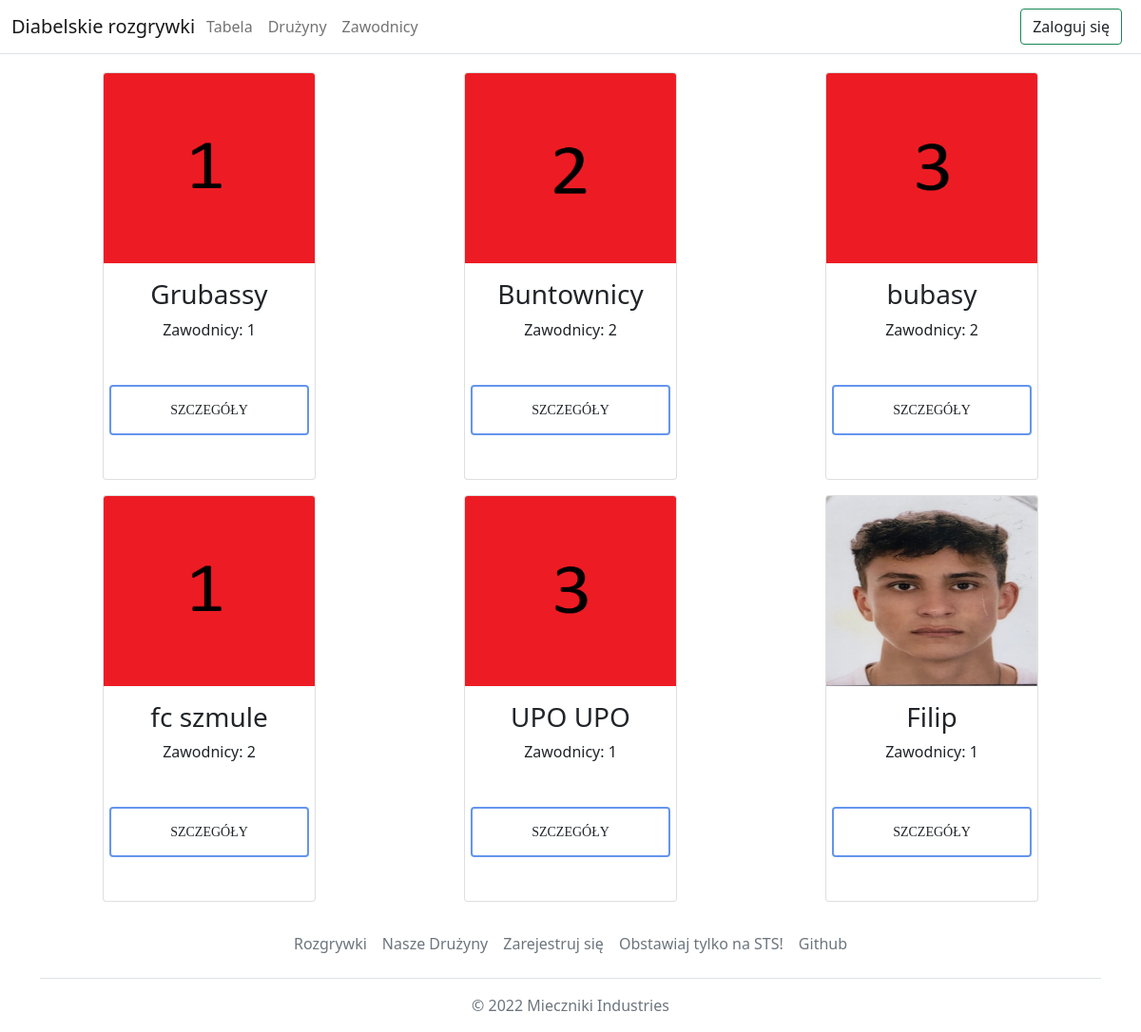
Before: /teams/ with the older database file.
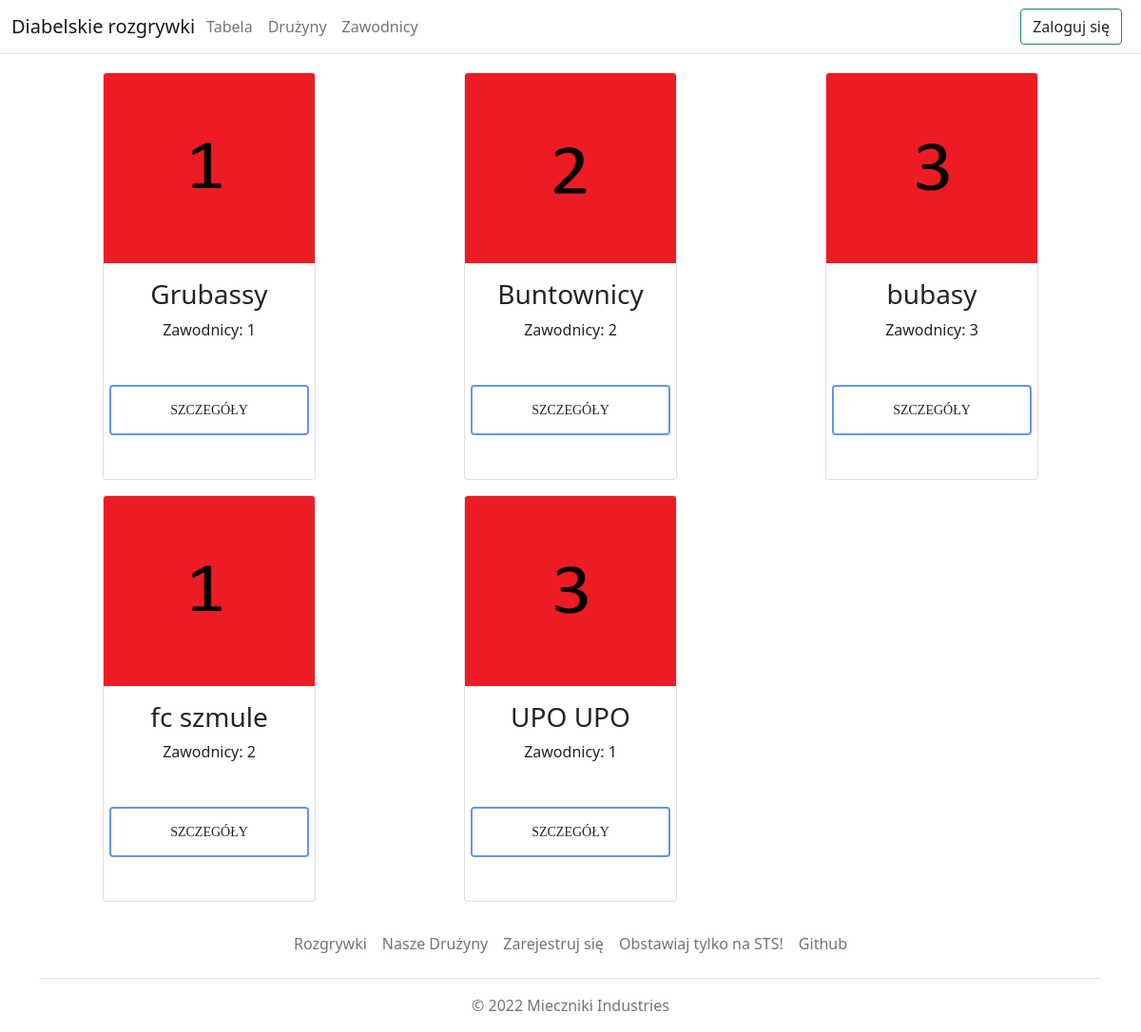
After: the same page with the newer database file.
### Football/models.py (models this page shows, shortened)
class Team(models.Model):
    name = models.CharField(max_length=30)
    slug = models.SlugField(max_length=30,unique=True)
    image = models.ImageField(upload_to='images/teams')
    def get_absolute_url(self):
        return reverse('football:team_detail',args=[self.slug])
    def get_players_cunt(self):
        return len(Player.objects.filter(team_id=self.id))

### Football/views.py (the view)
# urls.py: path('teams/',views.all_teams,name='all_teams'),
def all_teams(request):
    context = {
        'teams' : Team.objects.all()
    }
    return render(request, 'team/all_teams.html', context)

### Football/ext_methods.py (called while the page is built)
def get_teams(request):
    return {'teams' : Team.objects.all()}

### templates/team/all_teams.html (shortened to what this page needs)
{% extends 'base.html' %}
{% block content %}
<div class="container show">
          <div class="row">
            {% for team in teams %}
            <div class="col-sm-12 col-md-6 col-lg-4 show">
              <div class="card mt-3 box-shadow mx-auto d-block  rounded groww" style="width:14rem">
                <img class="card-img-top" src="{{ team.image.url }}" alt="{{ team.name }}" width="200px" height = "200px" >
                <div class="card-body">
                  <h3 class="card-text text-center">{{ team.name }}</h3>
                    <p class = " card-text text-center ">Zawodnicy: {{ team.get_players_cunt }}</p>
                  <div class="d-flex justify-content-between align-items-center">
                    <div class="btn-group">
                      <button type="button" class="btn btnn btnn3"  style = "position:relative; right:10px; width: 210px;">
                          <a class="text-decoration-none text-dark" href="{{ team.get_absolute_url }}">Szczegóły</a>
                      </button>
                    </div>
                  </div>
                </div>
              </div>
            </div>
          {% endfor %}
          </div>
    </div>
{% endblock %}

Changed rows visible on the page:
removed Team: image (picture), name "Filip", get_players_cunt "1"
computed for Team "bubasy": get_players_cunt "2" → "3"
